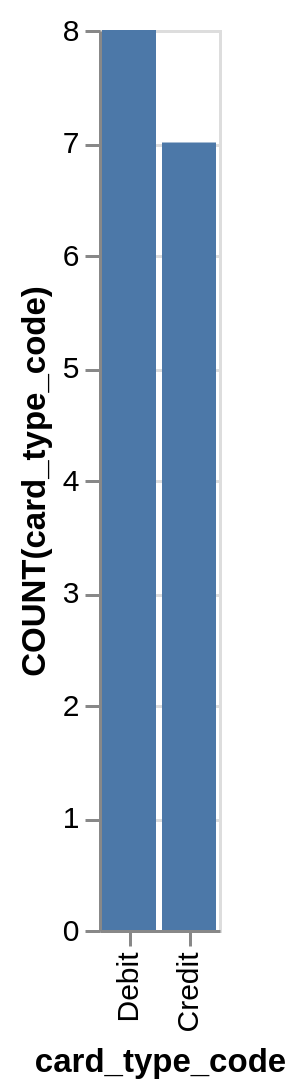

This figure's Vega-Lite source:
### Vega-Lite specification from a JSON file in a GitHub repository (floating-point values rounded to 4 significant figures)
{"data": {"values": [{"x_data": "Debit", "y_data": 8}, {"x_data": "Credit", "y_data": 7}]}, "mark": "bar", "encoding": {"x": {"field": "x_data", "type": "nominal", "title": "card_type_code", "sort": "descending"}, "y": {"field": "y_data", "type": "quantitative", "title": "COUNT(card_type_code)"}}}
